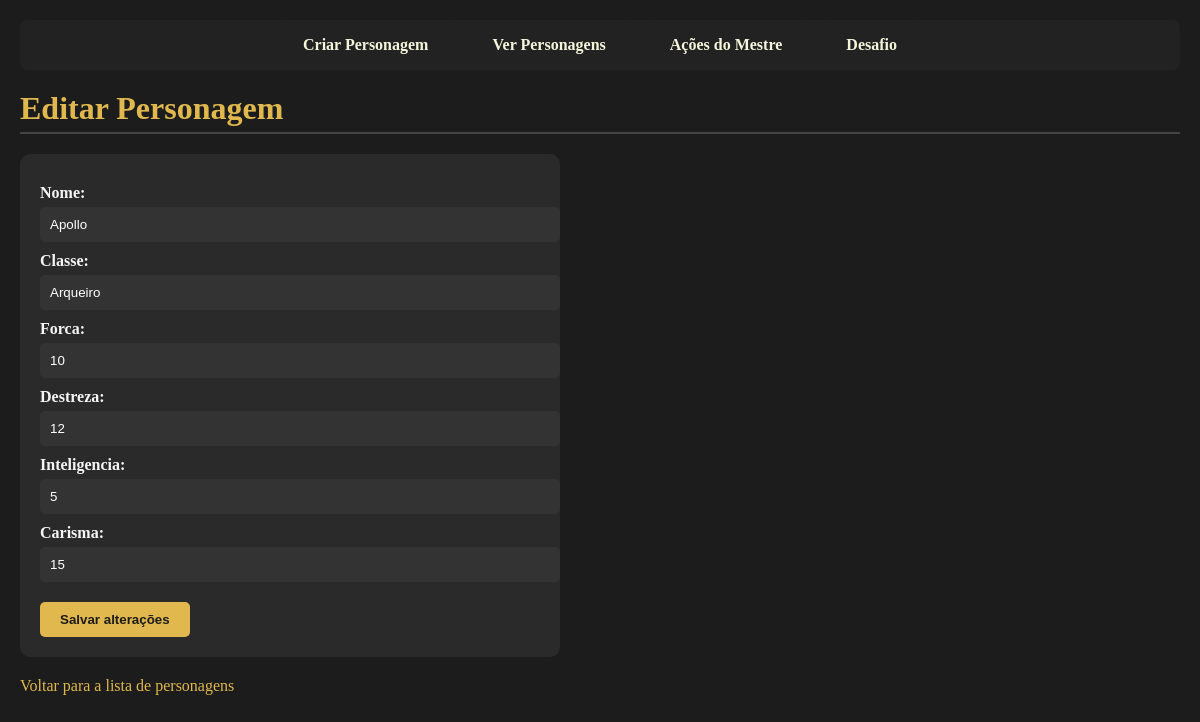
Before: /personagem/editar/1/ with the older database file.
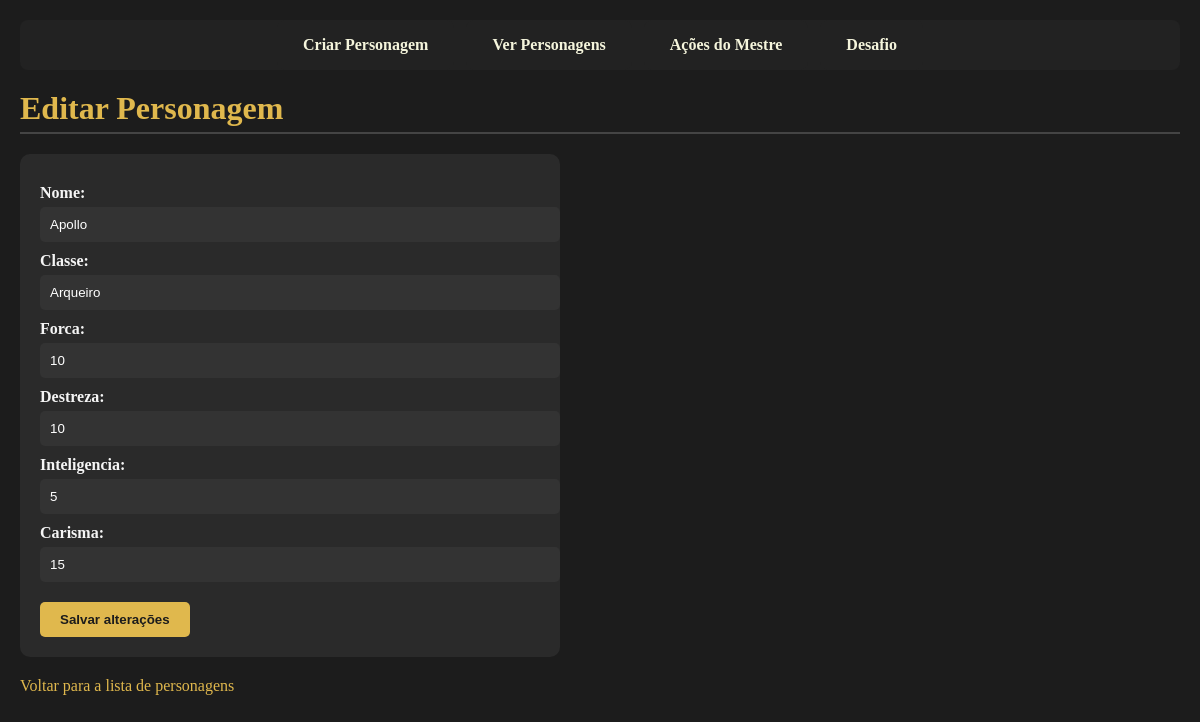
After: the same page with the newer database file.
### jogo/models.py (models this page shows, shortened)
class Personagem(models.Model):
    nome = models.CharField(max_length=100)
    classe = models.CharField(max_length=100)
    forca = models.IntegerField()
    inteligencia = models.IntegerField()
    carisma = models.IntegerField()
    destreza = models.IntegerField()
    nivel = models.IntegerField(default=1)
    experiencia = models.IntegerField(default=0)

### jogo/views.py (the view)
# urls.py: path('personagem/editar/<int:pk>/', views.editar_personagem, name='editar_personagem'),
def editar_personagem(request, pk):
    personagem = Personagem.objects.get(pk=pk)
    if request.method == 'POST':
        form = PersonagemForm(request.POST, instance=personagem)
        if form.is_valid():
            form.save()
            return redirect('listar_personagens')
    else:
        form = PersonagemForm(instance=personagem)
    return render(request, 'jogo/editar_personagem.html', {'form': form})

### jogo/forms.py
class PersonagemForm(forms.ModelForm):
    class Meta:
        model = Personagem
        fields = ['nome', 'classe', 'forca', 'destreza', 'inteligencia', 'carisma']

### jogo/templates/jogo/editar_personagem.html (shortened to what this page needs)
{% extends 'base.html' %}
{% block content %}
<h1>Editar Personagem</h1>
<form method="POST">
    {{ form.as_p }}
    <button type="submit">Salvar alterações</button>
</form>
<a href="{% url 'listar_personagens' %}">Voltar para a lista de personagens</a>
{% endblock %}

Changed rows visible on the page:
changed Personagem "Apollo": destreza "12" → "10"
